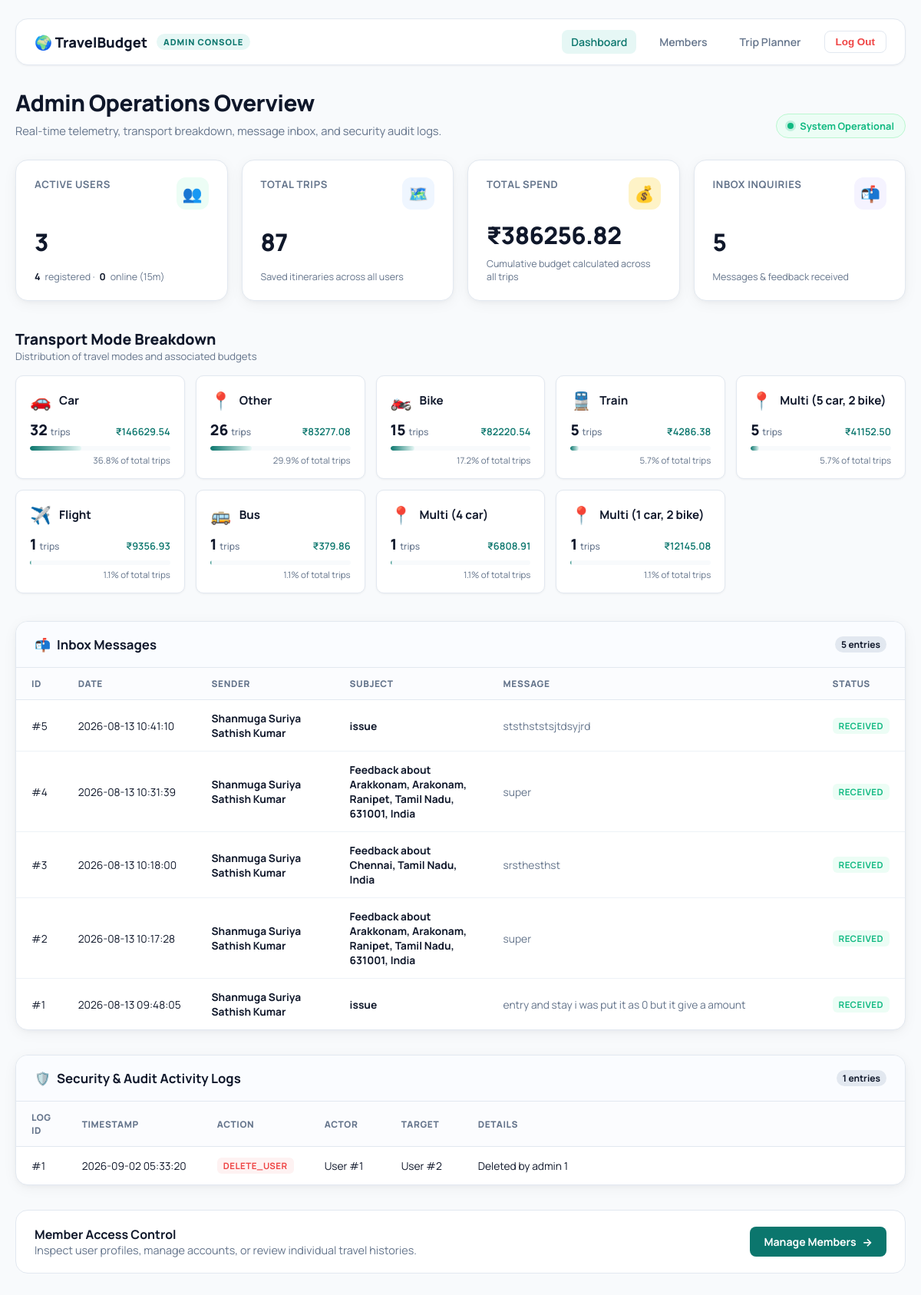
The page /admin/dashboard (signed in) on the database its author committed.
### tables this page shows
CREATE TABLE inbox_entries (
                id INTEGER PRIMARY KEY AUTOINCREMENT,
                user_id INTEGER,
                name TEXT,
                email TEXT,
                subject TEXT,
                message TEXT,
                created_at TEXT DEFAULT CURRENT_TIMESTAMP
            );

CREATE TABLE audit_logs (
            id INTEGER PRIMARY KEY AUTOINCREMENT,
            actor_user_id INTEGER,
            action TEXT,
            target_user_id INTEGER,
            details TEXT,
            created_at TEXT DEFAULT CURRENT_TIMESTAMP
        );

### app.py (the view)
@app.route('/admin/dashboard')
@login_required
@require_admin
def admin_dashboard():
    conn = get_db()
    try:
        total_users = conn.execute("SELECT COUNT(*) FROM users").fetchone()[0]
        active_users = conn.execute("SELECT COUNT(*) FROM users WHERE is_active=1").fetchone()[0]
        online_users = conn.execute("SELECT COUNT(*) FROM users WHERE last_seen > datetime('now','-15 minutes')").fetchone()[0]
    except Exception:
        total_users = active_users = online_users = 0
    try:
        total_trips = conn.execute("SELECT COUNT(*) FROM trips").fetchone()[0]
        total_spend_row = conn.execute("SELECT COALESCE(SUM(total_budget), 0) FROM trips").fetchone()[0]
        total_spend = round(float(total_spend_row), 2) if total_spend_row else 0.0
    except Exception:
        total_trips = 0
        total_spend = 0.0
    transport_breakdown = []
    try:
        rows = conn.execute("""
            SELECT COALESCE(NULLIF(transport_mode, ''), 'other') as mode,
                   COUNT(*) as count,
                   COALESCE(SUM(total_budget), 0) as spend
            FROM trips
            GROUP BY mode
            ORDER BY count DESC
        """).fetchall()
        grand_trips = sum(r["count"] for r in rows) or 1
        mode_icons = {
            "car": "🚗",
            "bike": "🏍️",
            "bus": "🚌",
            "train": "🚆",
            "flight": "✈️",
            "walk": "🚶",
            "other": "📍",
        }
        transport_breakdown = [
            {
                "mode": r["mode"],
                "label": r["mode"].capitalize(),
                "icon": mode_icons.get(r["mode"].lower(), "📍"),
                "count": r["count"],
                "spend": round(float(r["spend"]), 2),
                "percentage": round((r["count"] / grand_trips) * 100, 1),
            }
            for r in rows
        ]
    except Exception:
        transport_breakdown = []
    recent_audits = []
    try:
        rows = conn.execute("""
            SELECT id, actor_user_id, action, target_user_id, details, created_at
            FROM audit_logs
            ORDER BY id DESC
            LIMIT 15
        """).fetchall()
        recent_audits = [dict(r) for r in rows]
    except Exception:
        recent_audits = []
    feedback_count = 0
    inbox_entries = []
    try:
        feedback_count = conn.execute("SELECT COUNT(*) FROM inbox_entries").fetchone()[0]
        fb_rows = conn.execute("""
            SELECT id, user_id, name, email, subject, message, created_at
            FROM inbox_entries
            ORDER BY id DESC
            LIMIT 25
        """).fetchall()
        inbox_entries = [dict(r) for r in fb_rows]
    except Exception:
        feedback_count = 0
        inbox_entries = []
    conn.close()
    return render_template(
        'admin_dashboard.html',
        total_users=total_users,
        active_users=active_users,
        online_users=online_users,
        total_trips=total_trips,
        total_spend=total_spend,
        transport_breakdown=transport_breakdown,
        recent_audits=recent_audits,
        feedback_count=feedback_count,
        inbox_entries=inbox_entries,
    )

### app.py (called while the page is built)
def get_db():
    conn = sqlite3.connect("travel_budget.db")
    conn.row_factory = sqlite3.Row
    return conn

@app.before_request
def update_last_seen():
    user_id = session.get('user_id')
    if user_id:
        try:
            conn = get_db()
            conn.execute('UPDATE users SET last_seen = CURRENT_TIMESTAMP WHERE id = ?', (user_id,))
            conn.commit()
            conn.close()
        except Exception:
            pass

@app.context_processor
def inject_user():
    is_admin = False
    logged_in = 'user_id' in session
    user_name = session.get('user_name')
    if logged_in:
        try:
            conn = get_db()
            row = conn.execute('SELECT is_admin FROM users WHERE id=?', (session['user_id'],)).fetchone()
            conn.close()
            is_admin = False
            if row:
                try:
                    is_admin = bool(row['is_admin'])
                except Exception:
                    is_admin = False
        except Exception:
            is_admin = False
    return dict(is_admin=is_admin, logged_in=logged_in, user_name=user_name)

def login_required(view):
    @wraps(view)
    def wrapped_view(*args, **kwargs):
        if "user_id" not in session:
            return redirect(url_for("login", next=request.path))
        return view(*args, **kwargs)
    return wrapped_view

def require_admin(view):
    @wraps(view)
    def wrapped_admin(*args, **kwargs):
        if "user_id" not in session:
            return redirect(url_for("login", next=request.path))
        conn = get_db()
        user = conn.execute("SELECT is_admin FROM users WHERE id=?", (session["user_id"],)).fetchone()
        conn.close()
        is_admin = False
        if not user:
            return Response("Forbidden", status=403)
        try:
            is_admin = bool(user['is_admin'])
        except Exception:
            is_admin = False
        if not is_admin:
            return Response("Forbidden", status=403)
        return view(*args, **kwargs)
    return wrapped_admin

### templates/admin_dashboard.html (shortened to what this page needs)
<!doctype html>
<html lang="en">
<head>
  <link rel="stylesheet" href="{{ url_for('static', filename='style.css') }}">
  <link rel="stylesheet" href="{{ url_for('static', filename='admin.css') }}">
</head>
<body>
  <div class="admin-shell">
    <header class="admin-navbar">
      <div class="brand-wrap">
        <a href="/" class="brand-link">🌍 TravelBudget</a>
        <span class="admin-badge-pill">Admin Console</span>
      </div>
      <nav class="nav-links">
        <a href="/admin/dashboard" class="nav-link active">Dashboard</a>
        <a href="/admin/members" class="nav-link">Members</a>
        <a href="/planner" class="nav-link">Trip Planner</a>
        <form id="logout-form" action="/logout" method="post" style="display:inline; margin:0;">
          <button type="submit" class="logout-btn-nav">Log Out</button>
        </form>
      </nav>
    </header>
    <section class="admin-header">
      <div>
        <h1>Admin Operations Overview</h1>
        <p>Real-time telemetry, transport breakdown, message inbox, and security audit logs.</p>
      </div>
      <div class="status-pill">
        <span class="status-dot"></span>
        <span>System Operational</span>
      </div>
    </section>
    <section class="dashboard-section">
      <div class="kpi-grid">
        <div class="kpi-card">
          <div class="kpi-top">
            <p class="kpi-label">Active Users</p>
            <div class="kpi-icon" style="background:#ecfdf5; color:#10b981;">👥</div>
          </div>
          <div class="kpi-value">{{ active_users }}</div>
          <p class="kpi-meta"><strong>{{ total_users }}</strong> registered · <strong>{{ online_users }}</strong> online (15m)</p>
        </div>
        <div class="kpi-card">
          <div class="kpi-top">
            <p class="kpi-label">Total Trips</p>
            <div class="kpi-icon" style="background:#eff6ff; color:#3b82f6;">🗺️</div>
          </div>
          <div class="kpi-value">{{ total_trips }}</div>
          <p class="kpi-meta">Saved itineraries across all users</p>
        </div>
        <div class="kpi-card">
          <div class="kpi-top">
            <p class="kpi-label">Total Spend</p>
            <div class="kpi-icon" style="background:#fef3c7; color:#d97706;">💰</div>
          </div>
          <div class="kpi-value">₹{{ '%.2f'|format(total_spend) }}</div>
          <p class="kpi-meta">Cumulative budget calculated across all trips</p>
        </div>
        <div class="kpi-card">
          <div class="kpi-top">
            <p class="kpi-label">Inbox Inquiries</p>
            <div class="kpi-icon" style="background:#f5f3ff; color:#8b5cf6;">📬</div>
          </div>
          <div class="kpi-value">{{ feedback_count }}</div>
          <p class="kpi-meta">Messages & feedback received</p>
        </div>
      </div>
    </section>
    <section class="dashboard-section">
      <div class="section-head">
        <div>
          <h2>Transport Mode Breakdown</h2>
          <p>Distribution of travel modes and associated budgets</p>
        </div>
      </div>
      {% if transport_breakdown %}
      <div class="transport-grid">
        {% for item in transport_breakdown %}
        <div class="transport-card">
          <div class="transport-head">
            <span class="transport-icon">{{ item.icon }}</span>
            <span class="transport-title">{{ item.label }}</span>
          </div>
          <div class="transport-stats">
            <span class="transport-count">{{ item.count }} <small style="font-size:0.75rem; color:var(--text-muted); font-weight:500;">trips</small></span>
            <span class="transport-spend">₹{{ '%.2f'|format(item.spend) }}</span>
          </div>
          <div class="transport-bar-bg">
            <div class="transport-bar-fill" style="width: {{ item.percentage }}%;"></div>
          </div>
          <div class="transport-pct">{{ item.percentage }}% of total trips</div>
        </div>
        {% endfor %}
      </div>
      {% endif %}
    </section>
    <div class="tables-grid">
      <section class="dashboard-section" style="margin-bottom:0;">
        <div class="table-card">
          <div class="table-card-head">
            <h3><span>📬</span> Inbox Messages</h3>
            <span class="count-pill">{{ inbox_entries|length }} entries</span>
          </div>
          {% if inbox_entries %}
          <div class="table-responsive">
            <table class="modern-table">
              <thead>
                <tr>
                  <th style="width: 60px;">ID</th>
                  <th style="width: 150px;">Date</th>
                  <th style="width: 180px;">Sender</th>
                  <th style="width: 200px;">Subject</th>
                  <th>Message</th>
                  <th style="width: 90px;">Status</th>
                </tr>
              </thead>
              <tbody>
                {% for entry in inbox_entries %}
                <tr>
                  <td>#{{ entry.id }}</td>
                  <td class="date-text">{{ entry.created_at }}</td>
                  <td>
                    <strong>{{ entry.name or 'Anonymous User' }}</strong>
                  </td>
                  <td><strong>{{ entry.subject or 'Trip Feedback' }}</strong></td>
                  <td><div class="message-preview" title="{{ entry.message }}">{{ entry.message }}</div></td>
                  <td><span class="badge badge-success">Received</span></td>
                </tr>
                {% endfor %}
              </tbody>
            </table>
          </div>
          {% else %}
          <div class="empty-state">
            <div class="empty-state-icon">📭</div>
            <p>Your inbox is empty. No user feedback messages received yet.</p>
          </div>
          {% endif %}
        </div>
      </section>
      <section class="dashboard-section" style="margin-bottom:0;">
        <div class="table-card">
          <div class="table-card-head">
            <h3><span>🛡️</span> Security & Audit Activity Logs</h3>
            <span class="count-pill">{{ recent_audits|length }} entries</span>
          </div>
          {% if recent_audits %}
          <div class="table-responsive">
            <table class="modern-table">
              <thead>
                <tr>
                  <th style="width: 60px;">Log ID</th>
                  <th style="width: 160px;">Timestamp</th>
                  <th style="width: 140px;">Action</th>
                  <th style="width: 100px;">Actor</th>
                  <th style="width: 100px;">Target</th>
                  <th>Details</th>
                </tr>
              </thead>
              <tbody>
                {% for log in recent_audits %}
                <tr>
                  <td>#{{ log.id }}</td>
                  <td class="date-text">{{ log.created_at }}</td>
                  <td>
                    {% if 'delete' in (log.action|lower) %}
                    <span class="badge badge-danger">{{ log.action }}</span>
                    {% elif 'create' in (log.action|lower) %}
                    <span class="badge badge-success">{{ log.action }}</span>
                    {% else %}
                    <span class="badge badge-info">{{ log.action }}</span>
                    {% endif %}
                  </td>
                  <td>User #{{ log.actor_user_id }}</td>
                  <td>{% if log.target_user_id %}User #{{ log.target_user_id }}{% else %}—{% endif %}</td>
                  <td>{{ log.details }}</td>
                </tr>
                {% endfor %}
              </tbody>
            </table>
          </div>
          {% else %}
          <div class="empty-state">
            <div class="empty-state-icon">📋</div>
            <p>No recent administrative audit activity recorded.</p>
          </div>
          {% endif %}
        </div>
      </section>
    </div>
    <section class="actions-card">
      <div>
        <strong>Member Access Control</strong>
        <p>Inspect user profiles, manage accounts, or review individual travel histories.</p>
      </div>
      <a href="{{ url_for('admin_members') }}" class="btn-admin">
        <span>Manage Members</span>
        <span>→</span>
      </a>
    </section>
  </div>
</body>
</html>

### static/style.css (style rules this page uses)
* { margin: 0; padding: 0; box-sizing: border-box; }
body { font-family: 'Segoe UI', Tahoma, sans-serif; background: linear-gradient(135deg, #667eea, #764ba2); min-height: 100vh; padding: 30px; color: #2c3e50; }
h1 { color: #2c3e50; }
button { padding: 14px 24px; background: #4f46e5; color: white; border: none; border-radius: 10px; cursor: pointer; font-size: 15px; font-weight: 600; }

### rows shown on the page
inbox_entries: id "5", created_at "2026-08-13 10:41:10", name "Shanmuga Suriya Sathish Kumar", subject "issue", message "ststhststsjtdsyjrd"
inbox_entries: id "4", created_at "2026-08-13 10:31:39", name "Shanmuga Suriya Sathish Kumar", subject "Feedback about Arakkonam, Arakonam, Ranipet, Tamil Nadu, 631001, India", message "super"
inbox_entries: id "3", created_at "2026-08-13 10:18:00", name "Shanmuga Suriya Sathish Kumar", subject "Feedback about Chennai, Tamil Nadu, India", message "srsthesthst"
inbox_entries: id "2", created_at "2026-08-13 10:17:28", name "Shanmuga Suriya Sathish Kumar", subject "Feedback about Arakkonam, Arakonam, Ranipet, Tamil Nadu, 631001, India", message "super"
inbox_entries: id "1", created_at "2026-08-13 09:48:05", name "Shanmuga Suriya Sathish Kumar", subject "issue", message "entry and stay i was put it as 0 but it give a amount"
audit_logs: id "1", created_at "2026-09-02 05:33:20", action "DELETE_USER", actor_user_id "1", target_user_id "2", details "Deleted by admin 1"

### other values the page prints
{{ active_users }} "3"
{{ total_users }} "4"
{{ online_users }} "0"
{{ total_trips }} "87"
{{ '%.2f'|format(total_spend) }} "386256.82"
{{ feedback_count }} "5"
{{ item.icon }} "🚗" "📍" "🏍️" "🚆" "📍" "✈️" "🚌" "📍" "📍"
{{ item.label }} "Car" "Other" "Bike" "Train" "Multi (5 car, 2 bike)" "Flight" "Bus" "Multi (4 car)" "Multi (1 car, 2 bike)"
{{ item.count }} "32" "26" "15" "5" "5" "1" "1" "1" "1"
{{ '%.2f'|format(item.spend) }} "146629.54" "83277.08" "82220.54" "4286.38" "41152.50" "9356.93" "379.86" "6808.91" "12145.08"
{{ item.percentage }} "36.8" "29.9" "17.2" "5.7" "5.7" "1.1" "1.1" "1.1" "1.1"
{{ inbox_entries|length }} "5"
{{ recent_audits|length }} "1"
